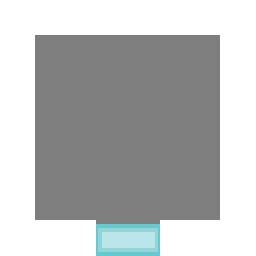

This game map was drawn from its Tiled (.tmx) file and the tilesets committed beside it. A one-line description and the full map source follow:
An orthogonal 8x8 tile map with 32x32 px tiles, 2 tile layers (Tile Layer 1, Doors).

<map version="1.10" tiledversion="1.10.1" orientation="orthogonal" renderorder="right-down" width="8" height="8" tilewidth="32" tileheight="32" infinite="0" nextlayerid="3" nextobjectid="1">
 <tileset firstgid="1" source="Tile_casas.tsx" />
 <layer id="1" name="Tile Layer 1" width="8" height="8">
  <data encoding="csv">
6,6,6,6,6,6,6,6,
6,1,2,2,2,2,4,6,
6,13,14,14,14,14,16,6,
6,13,14,14,14,14,16,6,
6,13,14,14,14,14,16,6,
6,13,14,14,14,14,16,6,
6,25,27,15,15,27,28,6,
6,6,6,0,0,6,6,6
</data>
 </layer>
 <layer id="2" name="Doors" width="8" height="8">
  <data encoding="csv">
0,0,0,0,0,0,0,0,
0,0,0,0,0,0,0,0,
0,0,0,0,0,0,0,0,
0,0,0,0,0,0,0,0,
0,0,0,0,0,0,0,0,
0,0,0,0,0,0,0,0,
0,0,0,0,0,0,0,0,
0,0,0,8,9,0,0,0
</data>
 </layer>
</map>
